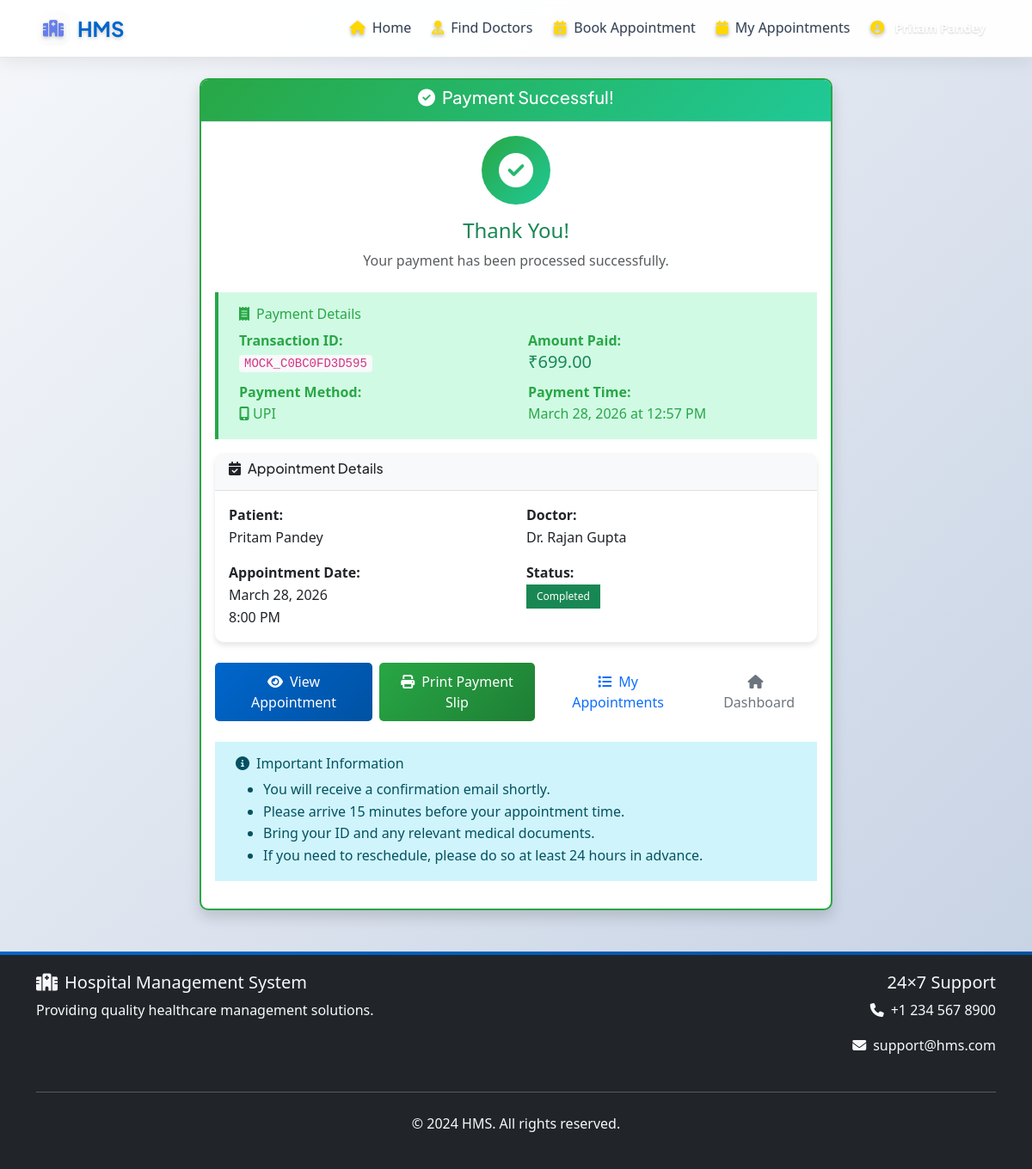
The app's page /appointments/appointment/44/payment-confirmation/ (signed in) with its own data.
### accounts/models.py (models this page shows, shortened)
class User(AbstractUser):
    ROLE_CHOICES = [
        ('ADMIN', 'Admin'),
        ('DOCTOR', 'Doctor'),
        ('PATIENT', 'Patient'),
    ]
    role = models.CharField(max_length=10, choices=ROLE_CHOICES, default='PATIENT')
    phone = PhoneNumberField(blank=True, null=True)
    profile_picture = models.ImageField(upload_to='profile_pics/', blank=True, null=True)
    date_of_birth = models.DateField(blank=True, null=True)
    address = models.TextField(blank=True)
    created_at = models.DateTimeField(auto_now_add=True)
    updated_at = models.DateTimeField(auto_now=True)
    class Meta:
        db_table = 'auth_user'
        verbose_name = 'User'
        verbose_name_plural = 'Users'
    def get_profile_picture_url(self):
        if self.profile_picture:
            return self.profile_picture.url
        return '/static/img/default-avatar.png'

### appointments/models.py (models this page shows, shortened)
class Appointment(models.Model):
    STATUS_CHOICES = [
        ('SCHEDULED', 'Scheduled'),
        ('COMPLETED', 'Completed'),
        ('CANCELLED', 'Cancelled'),
        ('EXPIRED', 'Expired'),
        ('PENDING', 'Pending'),
        ('PENDING_PAYMENT', 'Pending Payment'),
        ('PAYMENT_SUCCESSFUL', 'Payment Successful'),
    ]
    PRIORITY_CHOICES = [
        ('LOW', 'Low'),
        ('MEDIUM', 'Medium'),
        ('HIGH', 'High'),
    ]
    NOTIFICATION_CHOICES = [
        ('EMAIL', 'Email'),
        ('SMS', 'SMS'),
        ('BOTH', 'Both'),
    ]
    patient = models.ForeignKey(User, on_delete=models.CASCADE, related_name='patient_appointments')
    doctor = models.ForeignKey(User, on_delete=models.CASCADE, related_name='doctor_appointments')
    appointment_date = models.DateTimeField(null=True, blank=True)
    status = models.CharField(max_length=20, choices=STATUS_CHOICES, default='PENDING')
    priority = models.CharField(max_length=10, choices=PRIORITY_CHOICES, default='MEDIUM')
    notes = models.TextField(blank=True, null=True)
    patient_name = models.CharField(max_length=100, blank=True)
    patient_email = models.EmailField(blank=True)
    patient_phone = models.CharField(max_length=20, blank=True)
    patient_age = models.IntegerField(null=True, blank=True)
    patient_gender = models.CharField(max_length=10, blank=True)
    patient_address = models.TextField(blank=True)
    reason = models.TextField(blank=True, null=True)
    notification_preference = models.CharField(max_length=10, choices=NOTIFICATION_CHOICES, default='EMAIL')
    doctor_confirmed = models.BooleanField(default=False)
    doctor_notes = models.TextField(blank=True, null=True)
    confirmed_at = models.DateTimeField(null=True, blank=True)
    email_sent = models.BooleanField(default=False)
    sms_sent = models.BooleanField(default=False)
    last_notification_at = models.DateTimeField(null=True, blank=True)
    follow_up_date = models.DateTimeField(null=True, blank=True)
    follow_up_notes = models.TextField(blank=True, null=True)
    follow_up_completed = models.BooleanField(default=False)
    payment_method = models.CharField(max_length=20, choices=[
        ('CARD', 'Credit/Debit Card'),
        ('UPI', 'UPI'),
        ('NET_BANKING', 'Net Banking'),
    ], blank=True, null=True)
    payment_status = models.CharField(max_length=20, choices=[
        ('PENDING', 'Pending'),
        ('SUCCESSFUL', 'Successful'),
        ('FAILED', 'Failed'),
    ], default='PENDING', blank=True)
    payment_amount = models.DecimalField(max_digits=10, decimal_places=2, default=0, blank=True)
    payment_transaction_id = models.CharField(max_length=100, blank=True, null=True)
    paid_at = models.DateTimeField(null=True, blank=True)
    created_at = models.DateTimeField(auto_now_add=True)
    updated_at = models.DateTimeField(auto_now=True)
    class Meta:
        ordering = ['-appointment_date', '-created_at']

### appointments/views.py (the view)
# urls.py: path('appointment/<int:appointment_id>/payment-confirmation/', views.payment_confirmation, name='payment_confirmation'),
@login_required
def payment_confirmation(request, appointment_id):
    appointment = get_object_or_404(Appointment, id=appointment_id)
    if request.user.role not in ['PATIENT', 'DOCTOR', 'ADMIN']:
        messages.error(request, 'Access denied.')
        return redirect('dashboard:home')
    if request.user.role == 'PATIENT' and appointment.patient != request.user:
        messages.error(request, 'Access denied.')
        return redirect('dashboard:home')
    if request.user.role == 'DOCTOR' and appointment.doctor != request.user:
        messages.error(request, 'Access denied.')
        return redirect('dashboard:home')
    context = {
        'appointment': appointment,
    }
    return render(request, 'appointments/payment_confirmation.html', context)

### templates/appointments/payment_confirmation.html (shortened to what this page needs)
{% extends 'base.html' %}
{% block content %}
<div class="container mt-4">
    <div class="row justify-content-center">
        <div class="col-md-8">
            <div class="card shadow border-success">
                <div class="card-header bg-success text-white text-center">
                    <h5><i class="fas fa-check-circle me-2"></i>Payment Successful!</h5>
                </div>
                <div class="card-body">
                    <div class="text-center mb-4">
                        <div class="success-icon mb-3">
                            <i class="fas fa-check-circle"></i>
                        </div>
                        <h4 class="text-success">Thank You!</h4>
                        <p class="text-muted">Your payment has been processed successfully.</p>
                    </div>
                    <div class="alert alert-success">
                        <h6><i class="fas fa-receipt me-2"></i>Payment Details</h6>
                        <div class="row">
                            <div class="col-md-6">
                                <strong>Transaction ID:</strong><br>
                                <code>{{ appointment.payment_transaction_id }}</code>
                            </div>
                            <div class="col-md-6">
                                <strong>Amount Paid:</strong><br>
                                <span class="h5 text-success">₹{{ appointment.payment_amount }}</span>
                            </div>
                        </div>
                        <div class="row mt-2">
                            <div class="col-md-6">
                                <strong>Payment Method:</strong><br>
                                {% if appointment.payment_method == 'CARD' %}
                                    <i class="fas fa-credit-card me-1"></i>Credit/Debit Card
                                {% elif appointment.payment_method == 'UPI' %}
                                    <i class="fas fa-mobile-alt me-1"></i>UPI
                                {% elif appointment.payment_method == 'NET_BANKING' %}
                                    <i class="fas fa-university me-1"></i>Net Banking
                                {% endif %}
                            </div>
                            <div class="col-md-6">
                                <strong>Payment Time:</strong><br>
                                {{ appointment.paid_at|date:"F d, Y" }} at {{ appointment.paid_at|time:"g:i A" }}
                            </div>
                        </div>
                    </div>
                    <div class="card border-light mb-4">
                        <div class="card-header">
                            <h6><i class="fas fa-calendar-check me-2"></i>Appointment Details</h6>
                        </div>
                        <div class="card-body">
                            <div class="row">
                                <div class="col-md-6">
                                    <strong>Patient:</strong><br>
                                    {{ appointment.patient_name }}
                                </div>
                                <div class="col-md-6">
                                    <strong>Doctor:</strong><br>
                                    Dr. {{ appointment.doctor.get_full_name }}
                                </div>
                            </div>
                            <div class="row mt-3">
                                <div class="col-md-6">
                                    <strong>Appointment Date:</strong><br>
                                    {% if appointment.appointment_date %}
                                        {{ appointment.appointment_date|date:"F d, Y" }}<br>
                                        {{ appointment.appointment_date|time:"g:i A" }}
                                    {% else %}
                                        To be scheduled
                                    {% endif %}
                                </div>
                                <div class="col-md-6">
                                    <strong>Status:</strong><br>
                                    <span class="badge bg-{{ appointment.status|lower }} status-{{ appointment.status|lower }}">
                                        {{ appointment.get_status_display }}
                                    </span>
                                </div>
                            </div>
                        </div>
                    </div>
                    <div class="d-grid gap-2 d-md-flex justify-content-center">
                        <a href="{% url 'appointments:appointment_detail' appointment.pk %}"
                           class="btn btn-primary">
                            <i class="fas fa-eye me-2"></i>View Appointment
                        </a>
                        <button type="button" class="btn btn-success" onclick="window.print()">
                            <i class="fas fa-print me-2"></i>Print Payment Slip
                        </button>
                        <a href="{% url 'appointments:my_appointments' %}"
                           class="btn btn-outline-primary">
                            <i class="fas fa-list me-2"></i>My Appointments
                        </a>
                        <a href="{% url 'dashboard:home' %}"
                           class="btn btn-outline-secondary">
                            <i class="fas fa-home me-2"></i>Dashboard
                        </a>
                    </div>
                    <div class="alert alert-info mt-4">
                        <h6><i class="fas fa-info-circle me-2"></i>Important Information</h6>
                        <ul class="mb-0">
                            <li>You will receive a confirmation email shortly.</li>
                            <li>Please arrive 15 minutes before your appointment time.</li>
                            <li>Bring your ID and any relevant medical documents.</li>
                            <li>If you need to reschedule, please do so at least 24 hours in advance.</li>
                        </ul>
                    </div>
                </div>
            </div>
        </div>
    </div>
</div>
{% endblock %}

### templates/base.html (shortened to what this page needs)
<!DOCTYPE html>
<html lang="en">
<head>
    {% load static %}
    <link href="https://cdn.jsdelivr.net/npm/bootstrap@5.3.0/dist/css/bootstrap.min.css" rel="stylesheet">
    <link rel="stylesheet" href="https://cdnjs.cloudflare.com/ajax/libs/font-awesome/6.4.0/css/all.min.css">
    <link rel="stylesheet" href="{% static 'css/enhanced-theme-v2.css' %}">
    <link rel="stylesheet" href="{% static 'css/style.css' %}">
</head>
<body>
    <nav class="navbar navbar-expand-lg" id="mainNav">
        <div class="container">
            <a class="navbar-brand" href="{% url 'dashboard:home' %}">
                <div class="brand-icon">
                    <i class="fas fa-hospital"></i>
                </div>
                <span class="brand-text">HMS</span>
            </a>
            <div class="collapse navbar-collapse" id="navbarNav">
                <ul class="navbar-nav">
                    {% if user.is_authenticated %}
                        <li class="nav-item">
                            <a class="nav-link" href="{% url 'dashboard:home' %}">
                                <i class="fas fa-home me-2"></i>Home
                            </a>
                        </li>
                        {% if user.role == 'DOCTOR' %}
                            <li class="nav-item">
                                <a class="nav-link" href="{% url 'appointments:doctor_dashboard' %}">
                                    <i class="fas fa-calendar-check me-2"></i>My Appointments
                                </a>
                            </li>
                        {% elif user.role == 'PATIENT' %}
                            <li class="nav-item">
                                <a class="nav-link" href="{% url 'accounts:doctor_list' %}">
                                    <i class="fas fa-user-md me-2"></i>Find Doctors
                                </a>
                            </li>
                            <li class="nav-item">
                                <a class="nav-link" href="{% url 'appointments:book_appointment' %}">
                                    <i class="fas fa-calendar-plus me-2"></i>Book Appointment
                                </a>
                            </li>
                            <li class="nav-item">
                                <a class="nav-link" href="{% url 'appointments:my_appointments' %}">
                                    <i class="fas fa-calendar me-2"></i>My Appointments
                                </a>
                            </li>
                        {% endif %}
                        <li class="nav-item">
                            <a class="nav-link" href="{% url 'accounts:profile' %}">
                                <i class="fas fa-user-circle me-2"></i>
                                <span class="user-name">{{ user.get_full_name|default:user.username }}</span>
                            </a>
                        </li>
                    {% endif %}
                </ul>
            </div>
        </div>
    </nav>
    <main>
        {% block content %}{% endblock %}
    </main>
    <footer class="bg-dark text-light py-4 mt-5">
        <div class="container">
            <div class="row">
                <div class="col-md-6">
                    <h5><i class="fas fa-hospital me-2"></i>Hospital Management System</h5>
                    <p>Providing quality healthcare management solutions.</p>
                </div>
                <div class="col-md-6 text-md-end">
                    <h5>24×7 Support</h5>
                    <p><i class="fas fa-phone me-2"></i>+1 234 567 8900</p>
                    <p><i class="fas fa-envelope me-2"></i>support@hms.com</p>
                </div>
            </div>
            <hr class="my-4">
            <div class="text-center">
                <p>&copy; 2024 HMS. All rights reserved.</p>
            </div>
        </div>
    </footer>
</body>
</html>

### static/css/style.css (style rules this page uses)
:root { --primary-color: #0d6efd; --secondary-color: #6c757d; --success-color: #198754; --danger-color: #dc3545; --warning-color: #ffc107; --info-color: #0dcaf0; --light-color: #f8f9fa; --dark-color: #212529; }
body { font-family: 'Segoe UI', Tahoma, Geneva, Verdana, sans-serif; line-height: 1.6; color: #333; }
.navbar-brand { font-weight: bold; font-size: 1.5rem; }
.card { border: none; border-radius: 10px; box-shadow: 0 4px 6px rgba(0, 0, 0, 0.1); transition: transform 0.3s ease, box-shadow 0.3s ease; }
.btn { border-radius: 5px; font-weight: 500; transition: all 0.3s ease; }
.status-completed { background-color: var(--success-color); }
footer { margin-top: auto; }

### templates/appointments/payment_confirmation.html (style rules this page uses)
.success-icon { width: 80px; height: 80px; background: linear-gradient(135deg, #28a745 0%, #20c997 100%); border-radius: 50%; display: flex; align-items: center; justify-content: center; margin: 0 auto; animation: scaleIn 0.5s ease-in-out; }
.success-icon i { font-size: 2.5rem; color: white; }
.border-success { border: 2px solid #28a745 !important; }
.bg-success { background: linear-gradient(135deg, #28a745 0%, #20c997 100%) !important; }
code { background-color: #f8f9fa; padding: 2px 6px; border-radius: 4px; font-family: 'Courier New', monospace; }
.card-header { background-color: #f8f9fa; border-bottom: 1px solid #dee2e6; }
.btn { transition: all 0.3s ease; }

### records on screen
Appointment: payment_transaction_id "MOCK_C0BC0FD3D595", payment_amount "699.00", paid_at "March 28, 2026", paid_at "12:57 PM", patient_name "Pritam Pandey", doctor.get_full_name "Rajan Gupta", appointment_date "March 28, 2026", appointment_date "8:00 PM", status "Completed"

### other values on screen
{{ user.get_full_name|default:user.username }} "Pritam Pandey"
